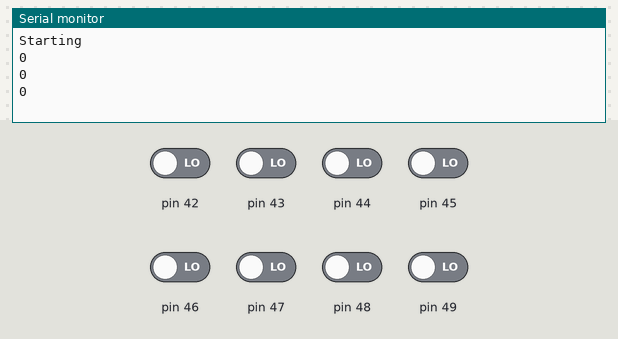
The sketch below on a simulated Arduino Mega 2560, built with avr-gcc and run on an emulated ATmega2560. Parts: the last lines printed to the serial monitor. Wiring (inferred from the names in the program): line decoder: data pin 2, pin 3, pin 4. The test bench sets the inputs (shaded band); at power-on: pin 42–49 LOW.

Above: at 2.8 s.
2.9 s: pin 42 driven HIGH and pin 43 driven HIGH
At 3.5 s:
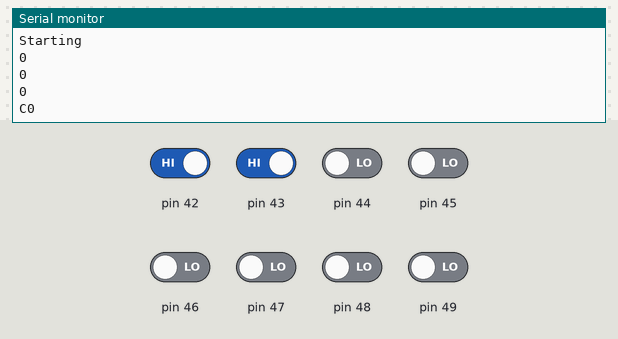
7.0 s: pin 44 driven HIGH
At 7.8 s:
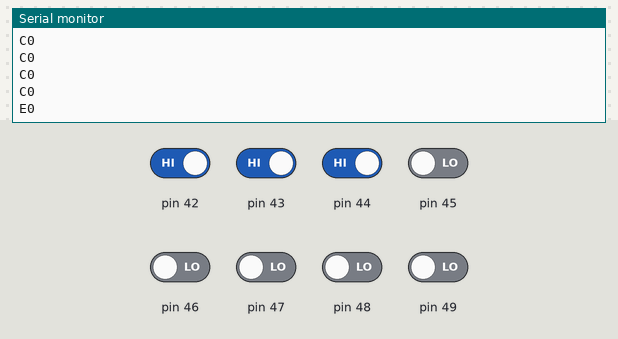
9.5 s: pin 43 driven LOW
At 10.8 s:
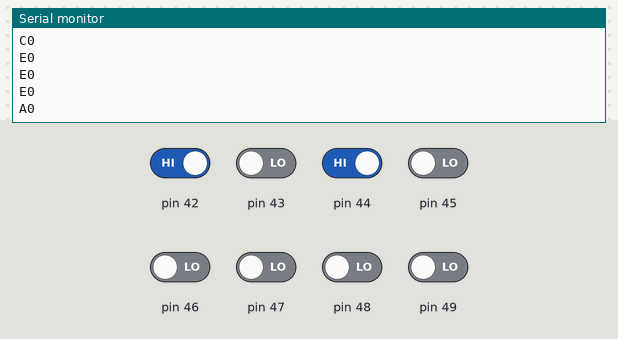
12.5 s: pin 45 driven HIGH
At 13.6 s:
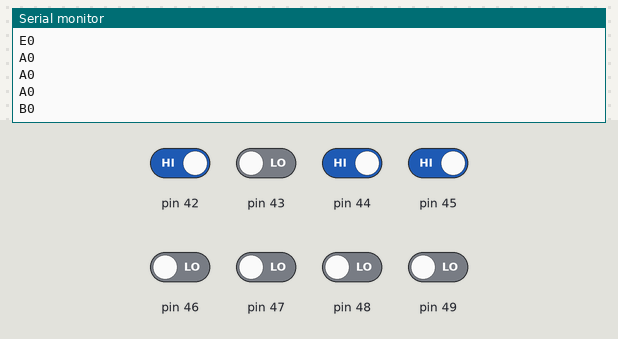
15.5 s: pin 43 driven HIGH
At 16.8 s:
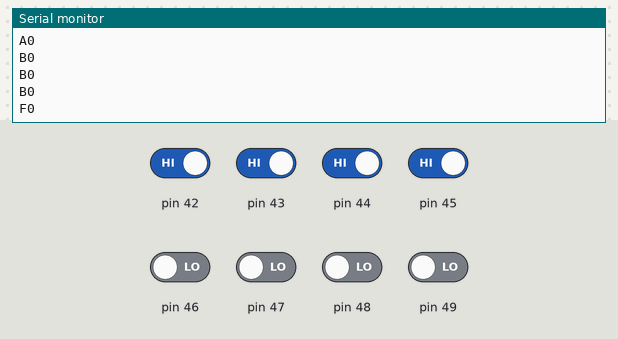
18.5 s: pin 44 driven LOW
At 19.4 s:
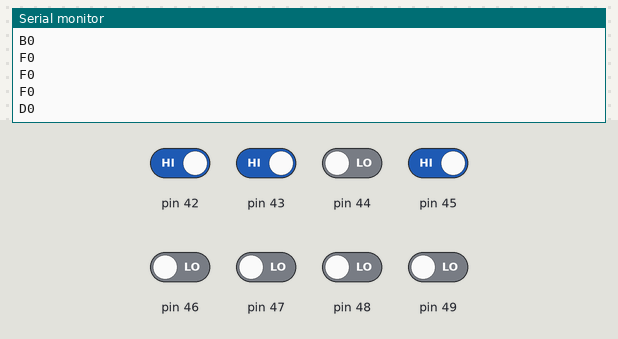

Measured:
- after the input at 2.9 s, the serial monitor: prints a new line after 0.10 s (image 1)
- after the input at 7.0 s, the serial monitor: prints a new line at once (image 2)
- after the input at 9.5 s, the serial monitor: prints a new line after 0.50 s (image 3)
- after the input at 12.5 s, the serial monitor: prints a new line after 0.50 s (image 4)
- after the input at 15.5 s, the serial monitor: prints a new line after 0.50 s (image 5)
- after the input at 18.5 s, the serial monitor: prints a new line after 0.50 s (image 6)

The sketch:

decoder_test.ino
```cpp
// This sketch plays with a 74HC138 decoder.

const int A_pin = 2;
const int B_pin = 3;
const int C_pin = 4;


void setup()
{
  Serial.begin(9600);
  Serial.println("Starting");

  pinMode(A_pin, OUTPUT);
  pinMode(B_pin, OUTPUT);
  pinMode(C_pin, OUTPUT);

  pinMode(49, INPUT);
  pinMode(48, INPUT);
  pinMode(47, INPUT);
  pinMode(46, INPUT);
  pinMode(45, INPUT);
  pinMode(44, INPUT);
  pinMode(43, INPUT);
  pinMode(42, INPUT);

  digitalWrite(A_pin, LOW);
  digitalWrite(B_pin, LOW);
  digitalWrite(C_pin, LOW);
}

byte counter = 0;

byte * const PORT_L = reinterpret_cast<byte *>(0x10B);
byte * const PIN_L = reinterpret_cast<byte *>(0x109);

void show_counter(byte counter)
{
  digitalWrite(A_pin, ((counter & 1) != 0) ? HIGH : LOW);
  digitalWrite(B_pin, ((counter & 2) != 0) ? HIGH : LOW);
  digitalWrite(C_pin, ((counter & 4) != 0) ? HIGH : LOW);
}

void loop()
{
  show_counter(counter++);

  byte value = *PIN_L;
  Serial.println(value, HEX);
  delay(1000);
}
```
